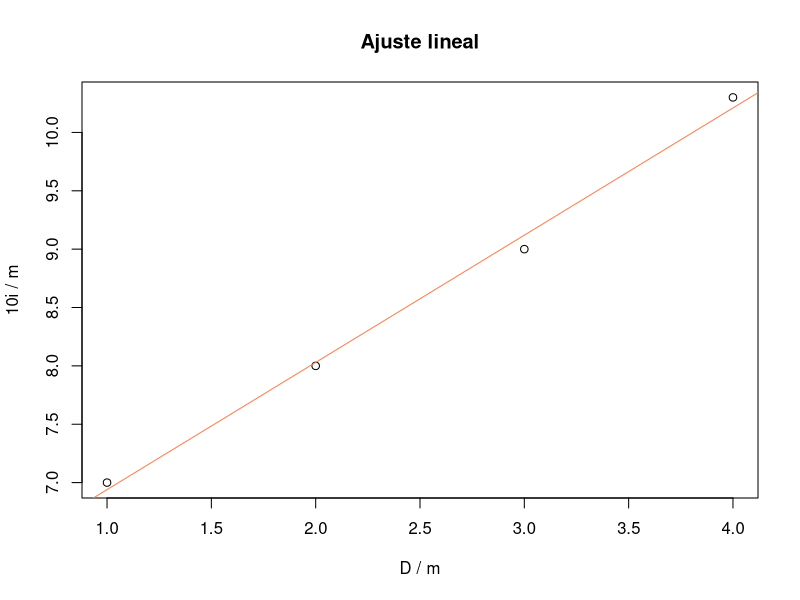

R code for this plot:
## ---- chunk 1
knitr::opts_chunk$set(echo = FALSE)
## ---- chunk 2
x <- c(1,2,3,4)
y <- c(7,8,9,10.3)

# Tabla
data <- data.frame(x,y)
colnames(data) <- c("$\\theta / ^{\\circ}$","$I / \\mu W$")
  
knitr::kable(
  data,
  caption="Titulo de la tabla",
  booktabs = TRUE,
  escape = FALSE,
  row.names = FALSE
)
## ---- chunk 3

# Ajuste lineal
modelo_lineal <- lm(y ~ x)
resumen <- summary(modelo_lineal)
pendiente <- modelo_lineal$coefficients[[2]]
inc_pendiente <- resumen$coefficients[2,2]
ordenada <- modelo_lineal$coefficients[[1]]

# Graficamos los datos y la línea de ajuste

titulo <- "Ajuste lineal"
plot(x, y, main = titulo, ylab ="10i / m", xlab = "D / m")
abline(modelo_lineal, col = "coral")
